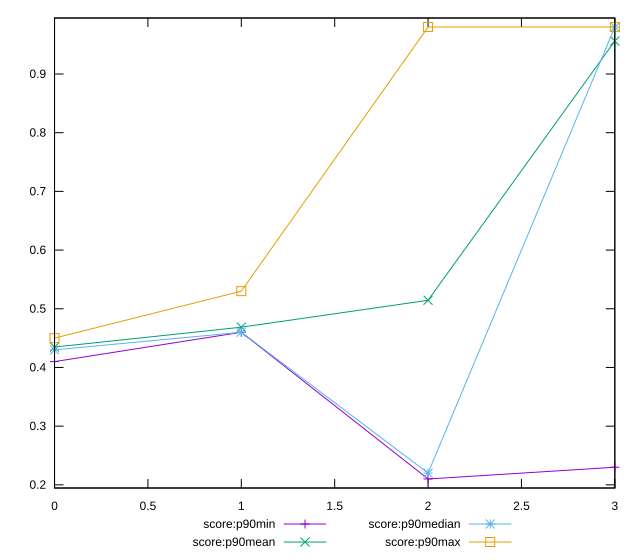

The script that saved this image:
reset

$scoreP90Min <<EOF
0 0.41
1 0.46
2 0.21
3 0.23
EOF

$scoreP90Mean <<EOF
0 0.4347872340425531
1 0.4686170212765963
2 0.5144680851063825
3 0.9561702127659576
EOF

$scoreP90Median <<EOF
0 0.43
1 0.46
2 0.22
3 0.98
EOF

$scoreP90Max <<EOF
0 0.45
1 0.53
2 0.98
3 0.98
EOF

set key outside below
set xrange [0:3]
set yrange [0.1946:0.9954]
set trange [0.1946:0.9954]
set terminal svg size 640, 560 enhanced background rgb 'white'
set output "reports/report_00033_2021-03-01T14-23-16.841Z/first-cpu-idle/progression/score.svg"

plot $scoreP90Min title "score:p90min" with linespoints, \
     $scoreP90Mean title "score:p90mean" with linespoints, \
     $scoreP90Median title "score:p90median" with linespoints, \
     $scoreP90Max title "score:p90max" with linespoints

reset
